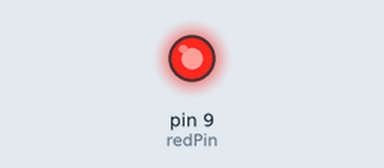
Recording of a sketch running on a simulated Arduino Uno, built with avr-gcc and run on an emulated ATmega328P. Shown: output pins drawn as LEDs (lit = HIGH).

Above: at 0.05 s.
At 2.0 s:
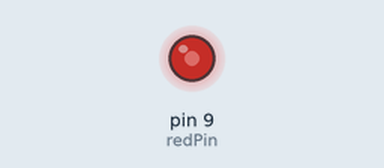
At 3.0 s:
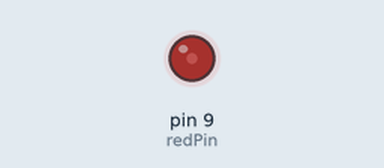
At 9.0 s:
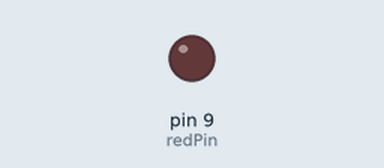
Timing chart, 0 to 11.7 s (numbered marks = the images above):
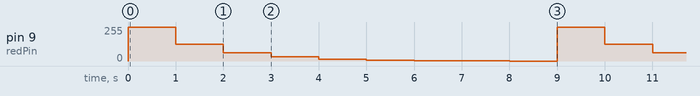

The sketch:

actiivity_analogwrite.ino
```cpp
int redPin = 9;
int maxAnalog = 255;
int delayMS = 1000;

void setup() {
  // put your setup code here, to run once:
  pinMode(redPin, OUTPUT);
}

void loop() {
  // put your main code here, to run repeatedly:
  for (int i = 0; i <= 8; i++) {
    analogWrite(redPin, maxAnalog / pow(2, i));
    delay(delayMS);
  }
}
```

Measured:
- by itself, pin 9 (redPin): repeats every 9.0 s: 127/255 1.0 s, 63/255 1.0 s, 31/255 1.0 s, 15/255 1.0 s, 7/255 1.0 s, 3/255 1.0 s, 1/255 1.0 s, 0/255 1.0 s, 255/255 1.0 s
